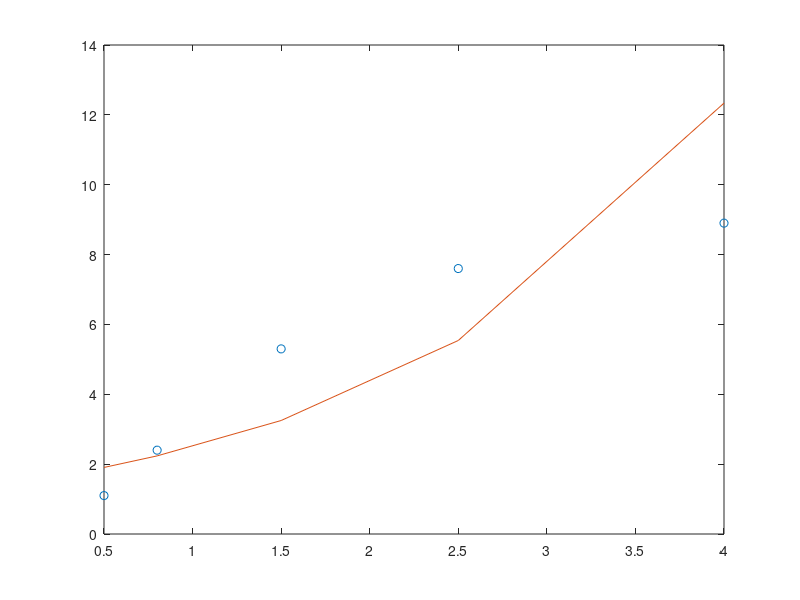

Source code (MATLAB):
clc;clear all;close all;
%ke^s2c=s1e^2c
%lnk=lns1+c(2-s2)
c=[.5 .8 1.5 2.5 4];
k=[1.1 2.4 5.3 7.6 8.9];
yo=log(k);
n=length(c);
sumc=sum(c);
sumsq=sum(c.^2);
sumk=sum(yo);
sumck=sum(c.*yo);
A=[n sumc;sumc sumsq];
B=[sumk;sumck];
a=A\B;
s1=exp(a(1))
s2=2-a(2)
km=s1*exp(c.*(2-s2));
plot(c,k,'o',c,km);